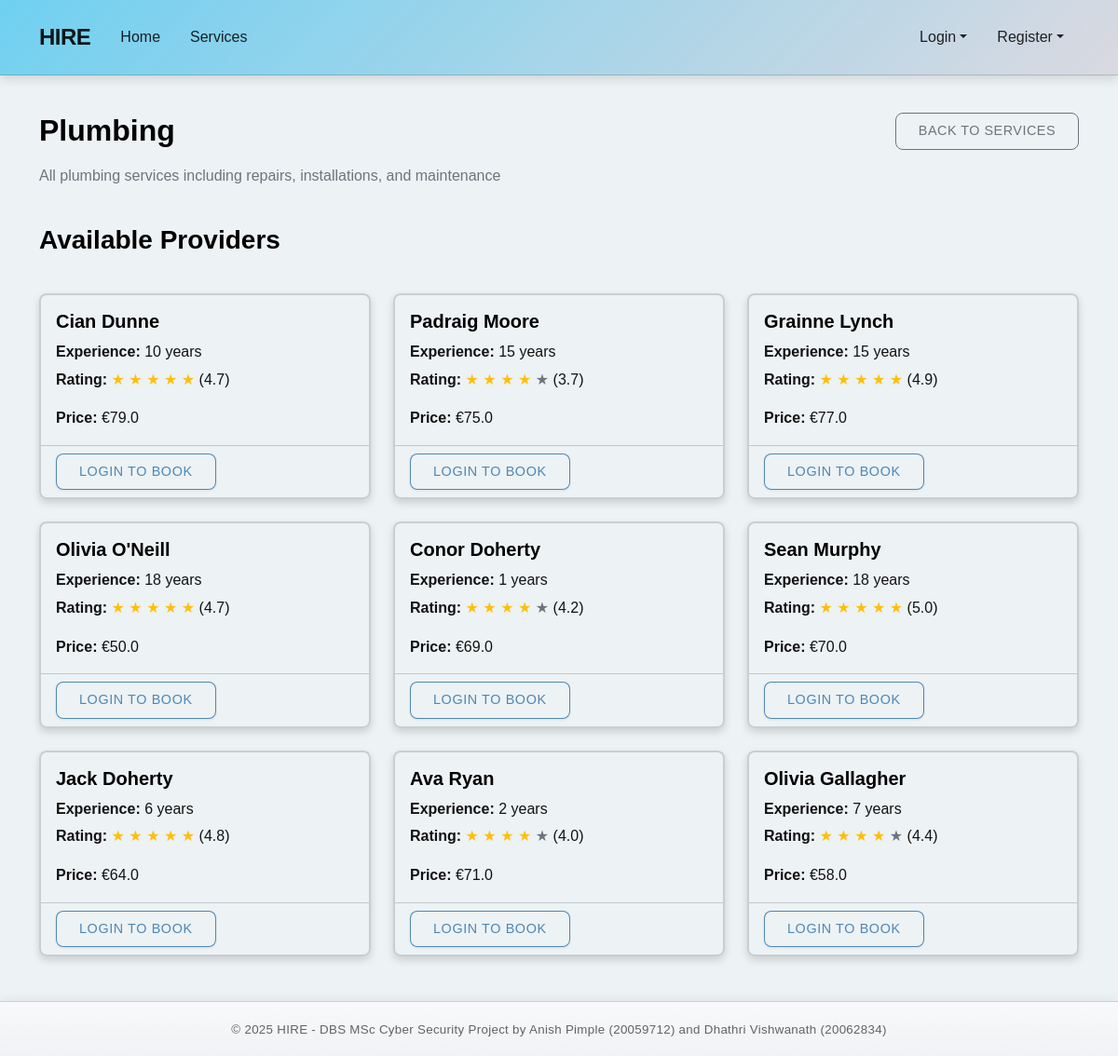
Screenshot of /services/1 with the database file from the repository.
### models.py (models this page shows, shortened)
class ServiceCategory(db.Model):
    __tablename__ = 'service_categories'
    id = db.Column(db.Integer, primary_key=True)
    name = db.Column(db.String(50), unique=True, nullable=False)
    description = db.Column(db.Text, nullable=False)

class Provider(db.Model):
    __tablename__ = 'providers'
    id = db.Column(db.Integer, primary_key=True)
    email = db.Column(db.String(100), unique=True, nullable=False)
    phone = db.Column(db.String(15), unique=True, nullable=False)
    password_hash = db.Column(db.String(128), nullable=False)
    first_name = db.Column(db.String(50), nullable=False)
    last_name = db.Column(db.String(50), nullable=False)
    verification_document = db.Column(db.String(255), nullable=False)
    experience_years = db.Column(db.Integer, default=0)
    is_available = db.Column(db.Boolean, default=True)
    avg_rating = db.Column(db.Float, nullable=True)
    is_verified = db.Column(db.Boolean, default=False)
    created_at = db.Column(db.DateTime, default=datetime.utcnow)
    addresses = db.relationship('Address', backref='provider', lazy=True,
                              foreign_keys='Address.provider_id')
    services = db.relationship('ProviderCategory', backref='provider', lazy=True)
    bookings = db.relationship('Booking', backref='provider', lazy=True)
    def get_full_name(self):
        return f"{self.first_name} {self.last_name}"

class ProviderCategory(db.Model):
    __tablename__ = 'provider_categories'
    id = db.Column(db.Integer, primary_key=True)
    provider_id = db.Column(db.Integer, db.ForeignKey('providers.id'), nullable=False)
    category_id = db.Column(db.Integer, db.ForeignKey('service_categories.id'), nullable=False)
    price_rate = db.Column(db.Float, nullable=False)
    category = db.relationship('ServiceCategory', backref='provider_categories')
    __table_args__ = (
        db.UniqueConstraint('provider_id', 'category_id', name='uq_provider_category'),
    )

### routes.py (the view)
@service_bp.route('/<int:category_id>')
def service_detail(category_id):
    category = ServiceCategory.query.get_or_404(category_id)
    provider_categories = ProviderCategory.query.filter_by(category_id=category_id).all()
    providers = [pc.provider for pc in provider_categories if pc.provider.is_verified and pc.provider.is_available]
    return render_template('services/detail.html', category=category, providers=providers, user=get_current_user())

### app.py (called while the page is built)
@app.context_processor
def inject_env_variables():
    return dict(
        GOOGLE_MAPS_API_KEY=os.getenv('GOOGLE_MAPS_API_KEY')
    )

@app.context_processor
def utility_processor():
    def format_datetime(value, format='%d %b, %Y %H:%M'):
        """Format a datetime object to string"""
        if value is None:
            return ""
        return value.strftime(format)
    def format_currency(value):
        """Format a number as currency"""
        if value is None:
            return "€0.00"
        return f"€{value:.2f}"
    return dict(
        format_datetime=format_datetime,
        format_currency=format_currency
    )

### routes.py (called while the page is built)
def get_current_user():
    user_id = session.get('user_id')
    user_type = session.get('user_type')
    if not user_id or not user_type:
        return None
    if user_type == 'customer':
        return Customer.query.get(user_id)
    elif user_type == 'provider':
        return Provider.query.get(user_id)
    return None

### templates/services/detail.html (shortened to what this page needs)
{% extends "base.html" %}
{% block content %}
<div class="row mb-4">
    <div class="col-md-8">
        <h2>{{ category.name }}</h2>
        <p class="text-muted">{{ category.description }}</p>
    </div>
    <div class="col-md-4 text-end">
        <a href="{{ url_for('service.service_list') }}" class="btn btn-outline-secondary">Back to Services</a>
    </div>
</div>
{% if providers %}
    <div class="row mb-4">
        <div class="col-12">
            <h3>Available Providers</h3>
        </div>
    </div>
    <div class="row row-cols-1 row-cols-md-3 g-4">
        {% for provider in providers %}
            <div class="col">
                <div class="card h-100">
                    <div class="card-body">
                        <h5 class="card-title">{{ provider.get_full_name() }}</h5>
                        <p class="card-text mb-1">
                            <strong>Experience:</strong> {{ provider.experience_years }} years
                        </p>
                        <p class="card-text mb-3">
                            <strong>Rating:</strong>
                            {% if provider.avg_rating %}
                                {% for i in range(5) %}
                                    {% if i < provider.avg_rating|int %}
                                        <span class="text-warning">★</span>
                                    {% elif i < provider.avg_rating|round(0, 'ceil')|int and (provider.avg_rating % 1) >= 0.5 %}
                                        <span class="text-warning">★</span>
                                    {% else %}
                                        <span class="text-secondary">★</span>
                                    {% endif %}
                                {% endfor %}
                                ({{ provider.avg_rating|round(1) }})
                            {% else %}
                                No ratings yet
                            {% endif %}
                        </p>
                        {% set provider_service = provider.services|selectattr('category_id', 'equalto', category.id)|first %}
                        {% if provider_service %}
                            <p class="card-text">
                                <strong>Price:</strong> €{{ provider_service.price_rate }}
                            </p>
                        {% endif %}
                    </div>
                    <div class="card-footer bg-transparent">
                        {% if user and session.get('user_type') == 'customer' %}
                            <a href="{{ url_for('booking.create_booking', provider_id=provider.id) }}?category_id={{ category.id }}" class="btn btn-primary">Book Now</a>
                        {% else %}
                            <a href="{{ url_for('customer.login') }}" class="btn btn-outline-primary">Login to Book</a>
                        {% endif %}
                    </div>
                </div>
            </div>
        {% endfor %}
    </div>
{% else %}
    <div class="alert alert-info">
        <p class="mb-0">No providers available for this service category at the moment.</p>
    </div>
{% endif %}
{% endblock %}

### static/css/style.css (style rules this page uses)
:root { --primary-color: #58caf0d6; --secondary-color: #200b7bb7; --accent-color: #3586a1d6; --light-color: #121212; --dark-color: #dad9e1; --darker-color: #b0cfdb; --surface-color: #edf2f4f7; --surface-color-hover: #cae6ef; --success-color: #2dc653; --warning-color: #ffbe0b; --danger-color: #a52b2d8e; --border-radius: 0.5rem; --box-shadow: 0 0.5rem 1rem rgba(0, 0, 0, 0.1); --transition: all 0.3s ease; }
body { min-height: 100vh; display: flex; flex-direction: column; font-family: 'DotGothic16', sans-serif; color: var(--light-color); background-color: var(--surface-color); line-height: 1.6; }
h1, h2, h3, h4, h5, h6 { font-family: 'DotGothic16', sans-serif; font-weight: 700; margin-bottom: 1rem; color: black; }
.btn { border-radius: var(--border-radius); padding: 0.5rem 1.5rem; font-weight: 500; transition: var(--transition); text-transform: uppercase; letter-spacing: 0.5px; font-size: 0.9rem; }
.btn-outline-primary { color: #266da6cc; border-color: #266da6cc; background-color: var(--surface-color); box-shadow: 0 1px 3px rgba(0, 0, 0, 0.08); letter-spacing: 0.6px; }
.card { border-radius: var(--border-radius); border: 2px solid rgba(0, 0, 0, 0.15); background-color: var(--surface-color); box-shadow: 0 0.25rem 0.5rem rgba(0, 0, 0, 0.15); transition: var(--transition); overflow: hidden; color: var(--light-color); }
.card-title { color: black; }
.text-warning { color: var(--warning-color) !important; }

### rows the page displays
ServiceCategory: name "Plumbing", description "All plumbing services including repairs, installations, and maintenance"
Provider: get_full_name "Cian Dunne", experience_years "10", avg_rating "4.7"
ProviderCategory: price_rate "79.0"
Provider: get_full_name "Padraig Moore", experience_years "15", avg_rating "3.7"
ProviderCategory: price_rate "75.0"
Provider: get_full_name "Grainne Lynch", experience_years "15", avg_rating "4.9"
ProviderCategory: price_rate "77.0"
Provider: get_full_name "Olivia O'Neill", experience_years "18", avg_rating "4.7"
ProviderCategory: price_rate "50.0"
Provider: get_full_name "Conor Doherty", experience_years "1", avg_rating "4.2"
ProviderCategory: price_rate "69.0"
Provider: get_full_name "Sean Murphy", experience_years "18", avg_rating "5.0"
ProviderCategory: price_rate "70.0"
Provider: get_full_name "Jack Doherty", experience_years "6", avg_rating "4.8"
ProviderCategory: price_rate "64.0"
Provider: get_full_name "Ava Ryan", experience_years "2", avg_rating "4.0"
ProviderCategory: price_rate "71.0"
Provider: get_full_name "Olivia Gallagher", experience_years "7", avg_rating "4.4"
ProviderCategory: price_rate "58.0"
